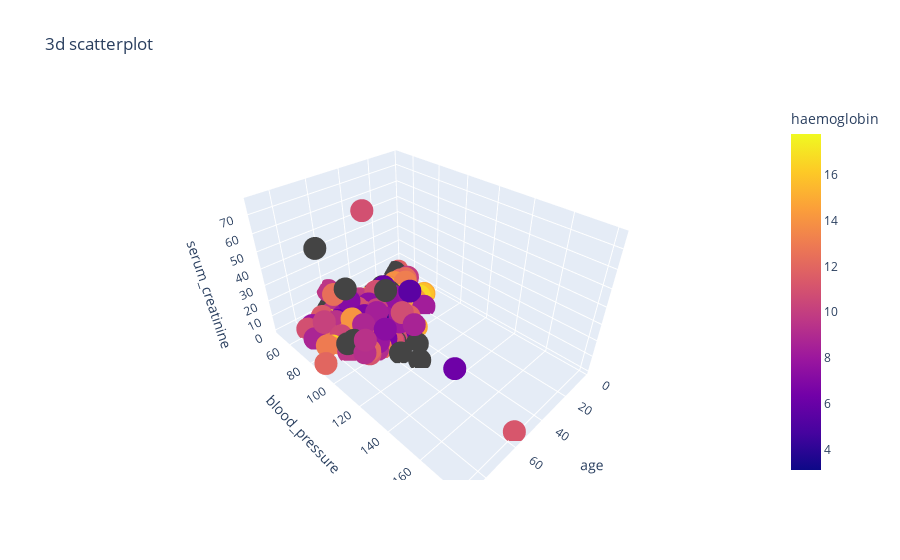

Notebook code for this chart:
### Code cell
fig = px.scatter_3d(df, x = 'age', y = 'blood_pressure', z = 'serum_creatinine', color = 'haemoglobin', title ="3d scatterplot")
fig.show()

### Figure 1 — Plotly figure (JSON) as saved in the notebook; plotly's stock layout.template omitted (floating-point values rounded to 4 significant figures; data arrays with more than 128 entries replaced by an {"elided": "..."} marker saying what was removed)
{"data": [{"hovertemplate": "age=%{x}<br>blood_pressure=%{y}<br>serum_creatinine=%{z}<br>haemoglobin=%{marker.color}<extra></extra>", "legendgroup": "", "marker": {"color": {"elided": "400 float values"}, "coloraxis": "coloraxis", "symbol": "circle"}, "mode": "markers", "name": "", "scene": "scene", "showlegend": false, "type": "scatter3d", "x": {"elided": "400 float values"}, "y": {"elided": "400 float values"}, "z": {"elided": "400 float values"}}], "layout": {"coloraxis": {"colorbar": {"title": {"text": "haemoglobin"}}, "colorscale": [[0, "#0d0887"], [0.1111, "#46039f"], [0.2222, "#7201a8"], [0.3333, "#9c179e"], [0.4444, "#bd3786"], [0.5556, "#d8576b"], [0.6667, "#ed7953"], [0.7778, "#fb9f3a"], [0.8889, "#fdca26"], [1, "#f0f921"]]}, "legend": {"tracegroupgap": 0}, "scene": {"domain": {"x": [0, 1], "y": [0, 1]}, "xaxis": {"title": {"text": "age"}}, "yaxis": {"title": {"text": "blood_pressure"}}, "zaxis": {"title": {"text": "serum_creatinine"}}}, "title": {"text": "3d scatterplot"}}}
